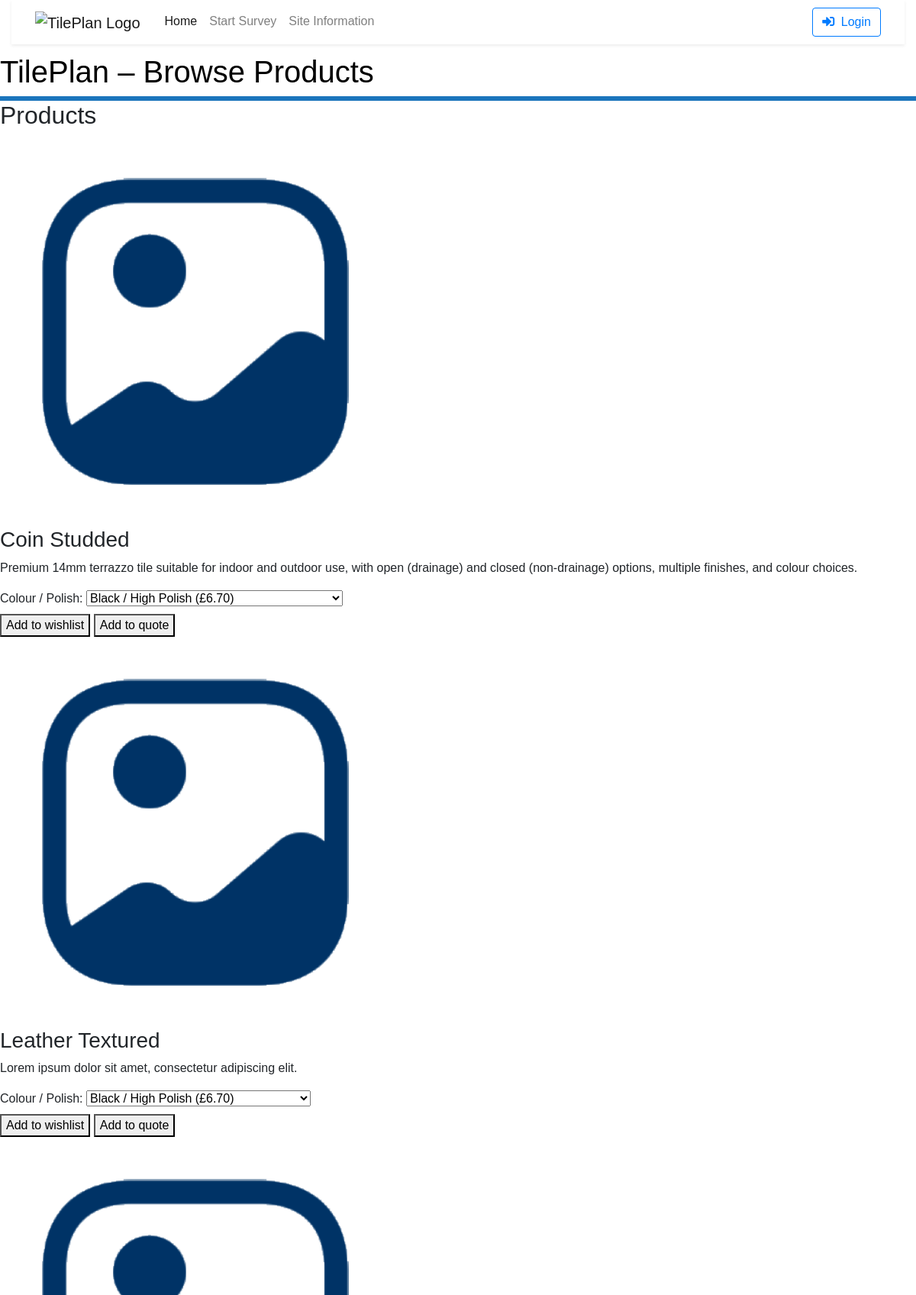
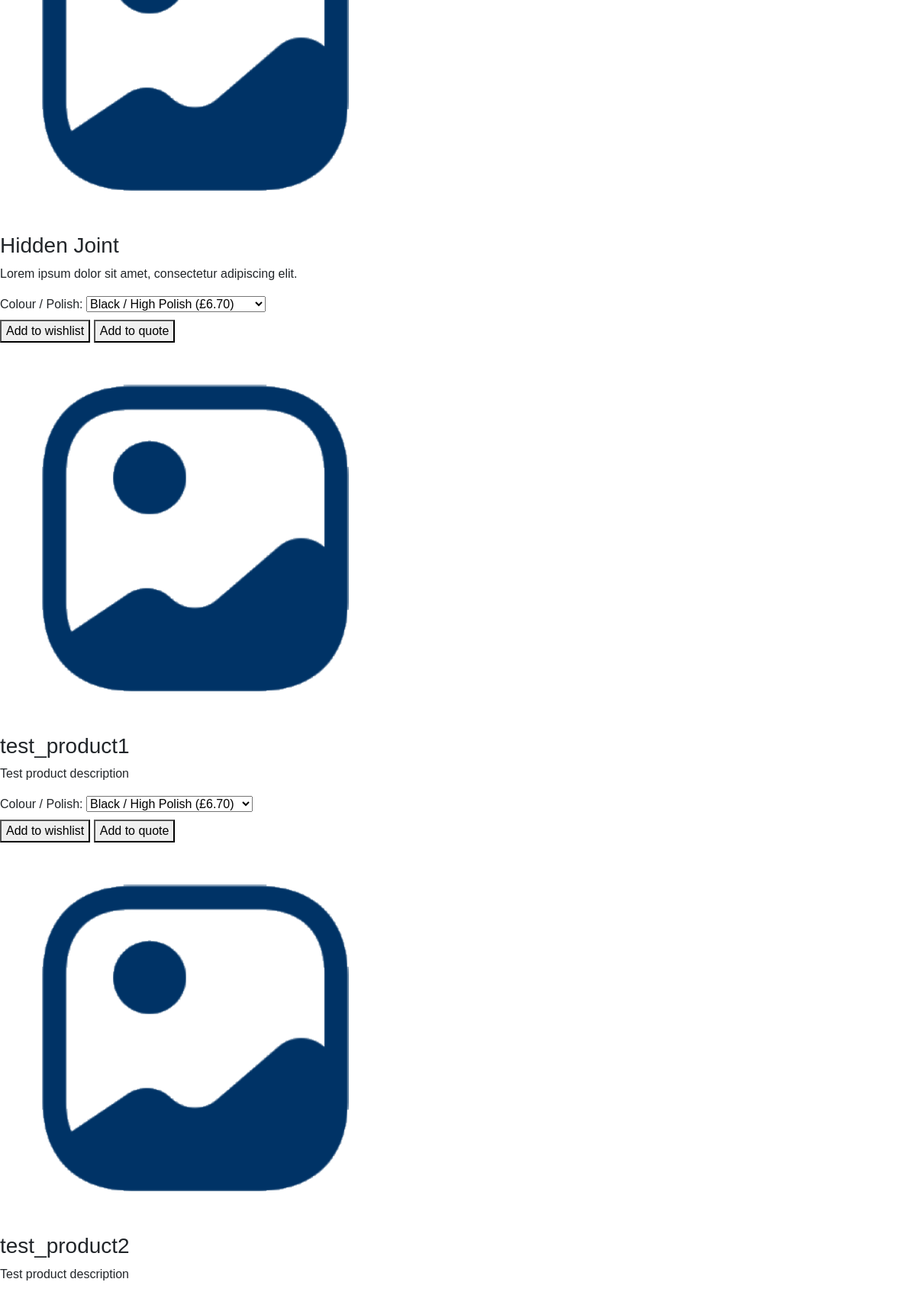
Screenshot of /browse.php (upper part) with the database file from the repository (2 pictures, top to bottom).
### tables this page shows
CREATE TABLE "products" (
                              id               INTEGER PRIMARY KEY AUTOINCREMENT,
                              sku              TEXT UNIQUE,
                              name             TEXT NOT NULL,
                              category         TEXT NOT NULL CHECK (category IN ('tile','trim','consumable','delivery','labour','other')),
                              description      TEXT NOT NULL DEFAULT 'Lorem ipsum dolor sit amet, consectetur adipiscing elit.',
                              thumbnail_url    TEXT,
                              colour           TEXT,
                              unit             TEXT NOT NULL DEFAULT 'unit',
                              price_per_unit   NUMERIC NOT NULL DEFAULT 0.00,
                              tile_length_mm   INTEGER,
                              tile_width_mm    INTEGER,
                              is_active        INTEGER NOT NULL DEFAULT 1 CHECK (is_active IN (0,1)),
                              created_at       TEXT NOT NULL DEFAULT (CURRENT_TIMESTAMP),
                              updated_at       TEXT NOT NULL DEFAULT (CURRENT_TIMESTAMP),
                              product_type     TEXT,
                              short_description TEXT
);

### browse.php (called while the page is built, shortened)
<?php
$view = new stdClass();
$view->username = null;
$view->isLogged = false;
$dbPath = __DIR__ . '/database.sqlite';
try {
    $pdo = new PDO('sqlite:' . $dbPath);
    $pdo->setAttribute(PDO::ATTR_ERRMODE, PDO::ERRMODE_EXCEPTION);
} catch (PDOException $e) {
    die('DB connection failed: ' . htmlspecialchars($e->getMessage()));
}
$itemsPerPage = 9;
$page = isset($_GET['page']) ? max(1, (int)$_GET['page']) : 1;
$offset = ($page - 1) * $itemsPerPage;
$totalStmt = $pdo->query("SELECT COUNT(*) FROM products WHERE category = 'tile'");
$view->totalProducts = (int)$totalStmt->fetchColumn();
$view->totalPages = max(1, (int)ceil($view->totalProducts / $itemsPerPage));
$view->page = $page;
$productStmt = $pdo->prepare("
    SELECT id, name, description, thumbnail_url
    FROM products
    WHERE category = 'tile'
    ORDER BY id
    LIMIT :limit OFFSET :offset
");
$productStmt->bindValue(':limit', $itemsPerPage, PDO::PARAM_INT);
$productStmt->bindValue(':offset', $offset, PDO::PARAM_INT);
$productStmt->execute();
$products = $productStmt->fetchAll(PDO::FETCH_ASSOC);
$variantsByProduct = [];
if (!empty($products)) {
    $productIds = array_column($products, 'id');
    $placeholders = implode(',', array_fill(0, count($productIds), '?'));
    $variantStmt = $pdo->prepare("
        SELECT id, product_id, colour, polish, price_trade
        FROM product_variants
        WHERE product_id IN ($placeholders)
          AND is_active = 1
        ORDER BY colour, polish
    ");
    foreach ($productIds as $i => $pid) {
        $variantStmt->bindValue($i + 1, $pid, PDO::PARAM_INT);
    }
    $variantStmt->execute();
    $variants = $variantStmt->fetchAll(PDO::FETCH_ASSOC);
    foreach ($variants as $variant) {
        $pid = $variant['product_id'];
        if (!isset($variantsByProduct[$pid])) {
            $variantsByProduct[$pid] = [];
        }
        $variantsByProduct[$pid][] = $variant;
    }
}
$view->tiles = [];
foreach ($products as $product) {
    $pid = $product['id'];
    $product['variants'] = $variantsByProduct[$pid] ?? [];
    $view->tiles[] = $product;
}
require_once __DIR__ . "/Views/browse.phtml";

### Views/browse.phtml (the view, shortened to what this page needs)
<!DOCTYPE html>
<html lang="en">
<?php require ("Views/template/header.phtml");?>
<head>
    <link rel="stylesheet" href="../my-style.css">
</head>
<body>
<div id="title">
    <h1>TilePlan – Browse Products</h1>
</div>
<div id="content">
    <h2>Products</h2>
    <?php if (empty($view->tiles)): ?>
        <p>No products found.</p>
    <?php else: ?>
        <div class="product-grid">
            <?php foreach ($view->tiles as $tile): ?>
                <?php
                $img = $tile['thumbnail_url'] ?: 'placeholder_image.png';
                $variants = $tile['variants'];
                ?>
                <div class="product-card">
                    <img src="<?php echo htmlspecialchars($img); ?>" alt="Product image">
                    <h3><?php echo htmlspecialchars($tile['name']); ?></h3>
                    <p><?php echo htmlspecialchars($tile['description']); ?></p>
                    <?php if (!empty($variants)): ?>
                        <label>
                            <span class="variant-label">Colour / Polish:</span>
                            <select class="variant-select">
                                <?php foreach ($variants as $variant): ?>
                                    <?php
                                    $colour = $variant['colour'] ?: 'Unknown colour';
                                    $polish = $variant['polish'] ?: 'Standard';
                                    $price  = $variant['price_trade'];
                                    $label  = $colour . ' / ' . $polish . ' (£' . number_format($price, 2) . ')';
                                    ?>
                                    <option value="<?php echo (int)$variant['id']; ?>">
                                        <?php echo htmlspecialchars($label); ?>
                                    </option>
                                <?php endforeach; ?>
                            </select>
                        </label>
                    <?php else: ?>
                        <p><em>No variants available</em></p>
                    <?php endif; ?>
                    <div class="product-card-buttons">
                        <button type="button" class="btn-wishlist">
                            Add to wishlist
                        </button>
                        <button type="button" class="btn-quote">
                            Add to quote
                        </button>
                    </div>
                </div>
            <?php endforeach; ?>
        </div>
    <?php endif; ?>
</div>
</body>
<?php require ("Views/template/footer.phtml");?>
</html>

### Views/template/header.phtml (shortened to what this page needs)
<!doctype html>
<html lang="en">
<head>
    <link href="/Views/css/bootstrap.css" rel="stylesheet">
    <link href="/Views/css/bootstrap-theme.css" rel="stylesheet">
    <link href="/Views/css/my-style.css" rel="stylesheet">
    <link rel="stylesheet" href="https://cdnjs.cloudflare.com/ajax/libs/font-awesome/5.15.4/css/all.min.css">
</head>
<body role="document">
<div class="container-fluid">
    <nav class="navbar navbar-expand-lg navbar-light bg-white shadow-sm">
        <div class="container">
            <div class="navbar-nav mr-auto">
                <a class="navbar-brand mr-4" href=../../index.php?page=home">
                    <img src="images/logo-image/TilePlan.png" alt="TilePlan Logo" class="navbar-logo">
                </a>
                <a class="nav-link active" href="../../index.php?page=home">Home <span class="sr-only">(current)</span></a>
                <a class="nav-link" href="page1.php">Start Survey</a>
                <a class="nav-link" href="page2.php">Site Information</a>
            </div>
            <div class="navbar-nav ml-auto">
                <a class="btn btn-outline-primary" href="/Login.php">
                    <i class="fas fa-sign-in-alt mr-1"></i> Login
                </a>
            </div>
        </div>
    </nav>
</div>

### Views/template/footer.phtml (shortened to what this page needs)
</body>
</html>

### Views/css/my-style.css (style rules this page uses)
body { margin: 0; font-family: Arial, sans-serif; }
#title { margin-top: 12px; background-color: #fff; color: #000; }
#content { background-color: #fff; border-top: solid 6px #1b75bc; }

### rows the page displays
products: thumbnail_url (placeholder picture), name "Coin Studded", description "Premium 14mm terrazzo tile suitable for indoor and outdoor use, with open (drainage) and closed (non-drainage) options, multiple finishes, and colour choices."
products: thumbnail_url (placeholder picture), name "Leather Textured", description "Lorem ipsum dolor sit amet, consectetur adipiscing elit."
products: thumbnail_url (placeholder picture), name "Hidden Joint", description "Lorem ipsum dolor sit amet, consectetur adipiscing elit."
products: thumbnail_url (placeholder picture), name "test_product1", description "Test product description"
products: thumbnail_url (placeholder picture), name "test_product2", description "Test product description"

### other values shown
form field value "Black / High Polish (£6.70)"
